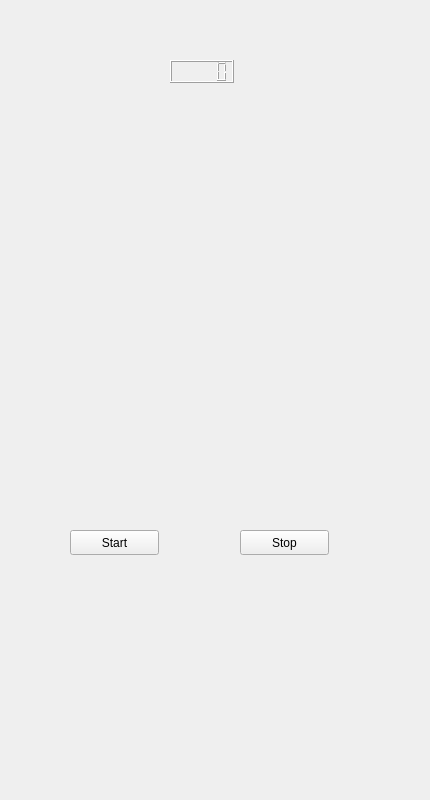
<?xml version="1.0" encoding="UTF-8"?>
<ui version="4.0">
 <class>Form</class>
 <widget class="QWidget" name="Form">
  <property name="geometry">
   <rect>
    <x>0</x>
    <y>0</y>
    <width>430</width>
    <height>800</height>
   </rect>
  </property>
  <property name="windowTitle">
   <string>Form</string>
  </property>
  <widget class="QLabel" name="label">
   <property name="geometry">
    <rect>
     <x>-4</x>
     <y>100</y>
     <width>431</width>
     <height>401</height>
    </rect>
   </property>
   <property name="text">
    <string/>
   </property>
   <property name="pixmap">
    <pixmap>../LOGOtest1.png</pixmap>
   </property>
  </widget>
  <widget class="QLabel" name="label_2">
   <property name="geometry">
    <rect>
     <x>30</x>
     <y>40</y>
     <width>131</width>
     <height>17</height>
    </rect>
   </property>
   <property name="text">
    <string/>
   </property>
  </widget>
  <widget class="QPushButton" name="pushButton">
   <property name="geometry">
    <rect>
     <x>70</x>
     <y>530</y>
     <width>89</width>
     <height>25</height>
    </rect>
   </property>
   <property name="text">
    <string>Start</string>
   </property>
  </widget>
  <widget class="QPushButton" name="pushButton_2">
   <property name="geometry">
    <rect>
     <x>240</x>
     <y>530</y>
     <width>89</width>
     <height>25</height>
    </rect>
   </property>
   <property name="text">
    <string>Stop</string>
   </property>
  </widget>
  <widget class="QLCDNumber" name="lcdNumber">
   <property name="geometry">
    <rect>
     <x>170</x>
     <y>60</y>
     <width>64</width>
     <height>23</height>
    </rect>
   </property>
  </widget>
 </widget>
 <resources/>
 <connections/>
</ui>
